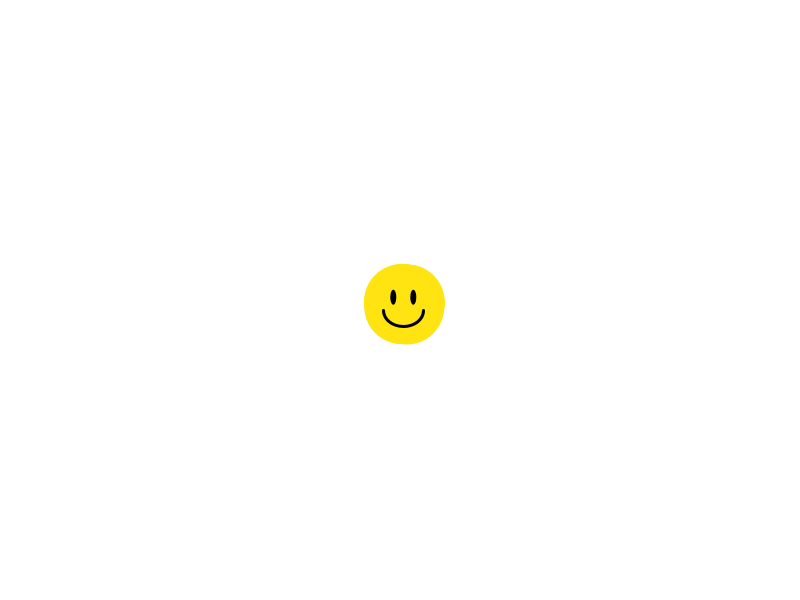
Frame 1 (no input)
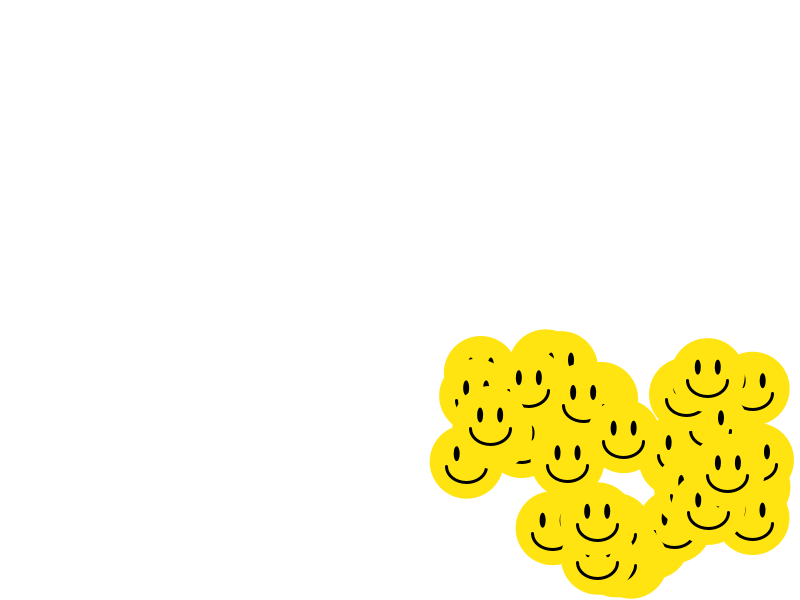
Frame 60 (the mouse pressed at the canvas centre just before this capture)
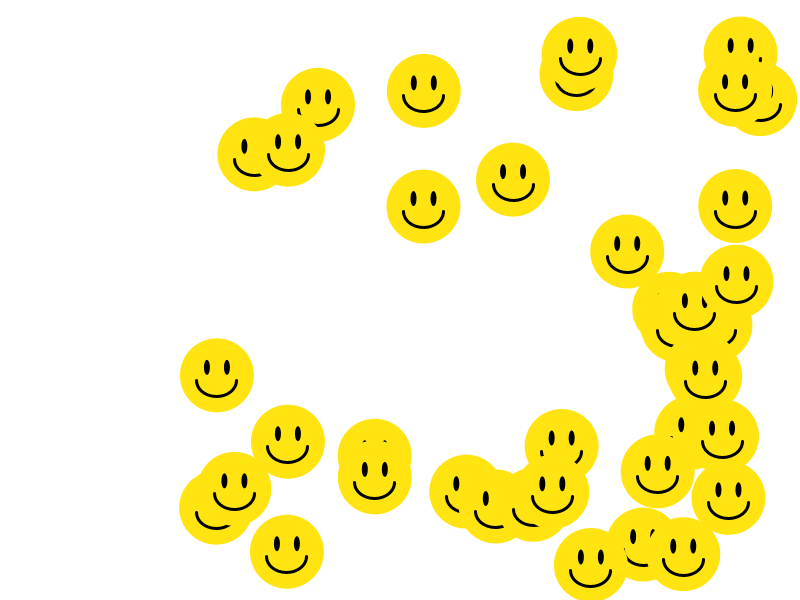
Frame 120 (the mouse held since frame 60 and released just before this capture)

The Processing sketch that drew these frames (run headless with seeded random() and noise(); from frame 60 on, the mouse is pressed at the canvas centre):

// Processing sketch: processing_168369
// ── processing_168369.pde

//Ana Molés Barrero

int numero_smile = 40; 
int estat;

float [] posicioX = new float [numero_smile]; // arrays de la posició x per cada smile (segons numero_smile)
float [] posicioY = new float [numero_smile]; // poso float i no int perquè vull usar Xs i Ys decimals, sinó saltaria només per punts enters
float [] velocitatX = new float [numero_smile];
float [] velocitatY = new float [numero_smile];
int [] sz = new int [numero_smile]; 


void setup() //poso valors dels arrays i li especifico informació com size
{
  size(800,600);
  
  for (int i=0; i < numero_smile; i++) //compta 50 smiles, perè dic menor de numero_smiles perque el i=50 seria el 51è smile
  { 
    posicioX[i] = width/2;
    posicioY[i] = height/2;
    velocitatX[i] = random(1,8); //cada smile tindrà una velocitat random diferent entre 1 i 8
    velocitatY[i] = random (1,8);
    sz [i] = 74;

    
  }
}


void draw()
{
  background(255);
  for (int i=0; i < numero_smile; i++) // i és cada  smile
  {
    moviment(i);
    limits(i);
    dibuix(i);
  }
}

void moviment(int _i)
{
  posicioX [_i] += velocitatX [_i];
  posicioY [_i] += velocitatY [_i];
}

void limits(int _i)
{
  if ((posicioX [_i] > width-sz[_i]/2) || (posicioX [_i] < sz[_i]/2)) //si el meu smile compleix una d'aquestes
      {
        velocitatX [_i] = -velocitatX[_i];
      }
  
  if ((posicioY [_i] > height-sz[_i]/2) || (posicioY [_i] < sz[_i]/2))
      {
        velocitatY [_i] = -velocitatY [_i];
      }
}
      
void dibuix(int _i)

{
  if (estat == 2)
  {
  fill(random(255),random(255),random(255));
  noStroke();
  ellipse(posicioX [_i] ,posicioY [_i],sz[_i],sz[_i]);
  fill(0);
  ellipse(posicioX [_i]-10,posicioY [_i]-8,6,15);
  ellipse(posicioX [_i]+10,posicioY [_i]-8,6,15);
  stroke(0);
  strokeWeight(3);
  noFill();
  arc(posicioX [_i], posicioY [_i]+5, 40, 32, 0, PI, OPEN);
  }

  else{
  fill(255,228,18);
  noStroke();
  ellipse(posicioX [_i] ,posicioY [_i],sz[_i],sz[_i]);
  fill(0);
  ellipse(posicioX [_i]-10,posicioY [_i]-8,6,15);
  ellipse(posicioX [_i]+10,posicioY [_i]-8,6,15);
  stroke(0);
  strokeWeight(3);
  noFill();
  arc(posicioX [_i], posicioY [_i]+5, 40, 32, 0, PI, OPEN);
  }
  
}

void keyPressed()
{
  if (key == 'a')  estat = 2; 
  else             estat = 1 ; 
}
